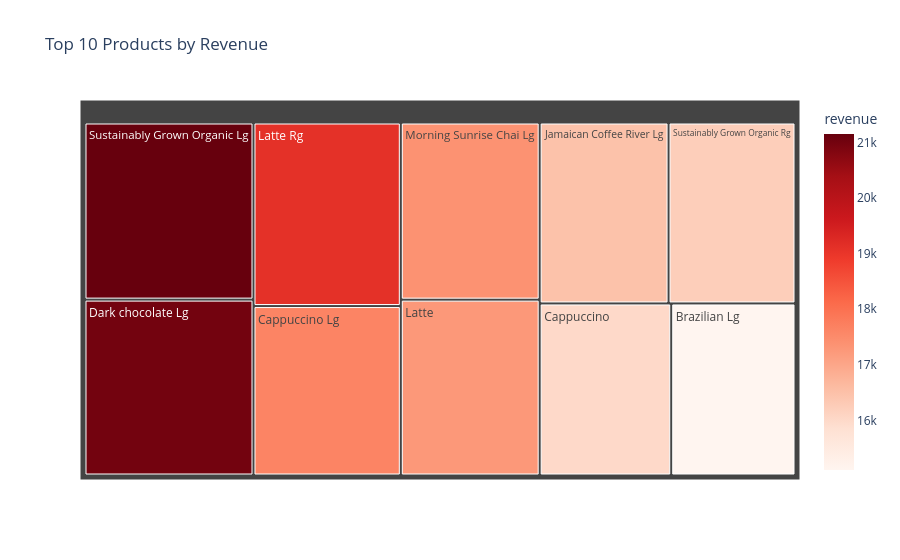

Here is the notebook cell this chart was saved with:
### Code cell
import plotly.express as px

fig = px.treemap(
    product_sales,
    path=['product_detail'],
    values='revenue',
    color='revenue',
    color_continuous_scale='Reds',
    title='Top 10 Products by Revenue'
)

fig.show()

### Figure 1 — Plotly figure (JSON) as saved in the notebook; plotly's stock layout.template omitted (floating-point values rounded to 4 significant figures)
{"data": [{"branchvalues": "total", "customdata": [[21150.0], [21010.0], [19110.0], [17640.0], [17380.0], [17260.0], [16480.0], [16230.0], [16000.0], [15110.0]], "domain": {"x": [0, 1], "y": [0, 1]}, "hovertemplate": "labels=%{label}<br>revenue_sum=%{value}<br>parent=%{parent}<br>id=%{id}<br>revenue=%{color}<extra></extra>", "ids": ["Sustainably Grown Organic Lg", "Dark chocolate Lg", "Latte Rg", "Cappuccino Lg", "Morning Sunrise Chai Lg", "Latte", "Jamaican Coffee River Lg", "Sustainably Grown Organic Rg", "Cappuccino", "Brazilian Lg"], "labels": ["Sustainably Grown Organic Lg", "Dark chocolate Lg", "Latte Rg", "Cappuccino Lg", "Morning Sunrise Chai Lg", "Latte", "Jamaican Coffee River Lg", "Sustainably Grown Organic Rg", "Cappuccino", "Brazilian Lg"], "marker": {"coloraxis": "coloraxis", "colors": [21150.0, 21010.0, 19110.0, 17640.0, 17380.0, 17260.0, 16480.0, 16230.0, 16000.0, 15110.0]}, "name": "", "parents": ["", "", "", "", "", "", "", "", "", ""], "type": "treemap", "values": [21150.0, 21010.0, 19110.0, 17640.0, 17380.0, 17260.0, 16480.0, 16230.0, 16000.0, 15110.0]}], "layout": {"coloraxis": {"colorbar": {"title": {"text": "revenue"}}, "colorscale": [[0, "rgb(255,245,240)"], [0.125, "rgb(254,224,210)"], [0.25, "rgb(252,187,161)"], [0.375, "rgb(252,146,114)"], [0.5, "rgb(251,106,74)"], [0.625, "rgb(239,59,44)"], [0.75, "rgb(203,24,29)"], [0.875, "rgb(165,15,21)"], [1, "rgb(103,0,13)"]]}, "legend": {"tracegroupgap": 0}, "title": {"text": "Top 10 Products by Revenue"}}}
